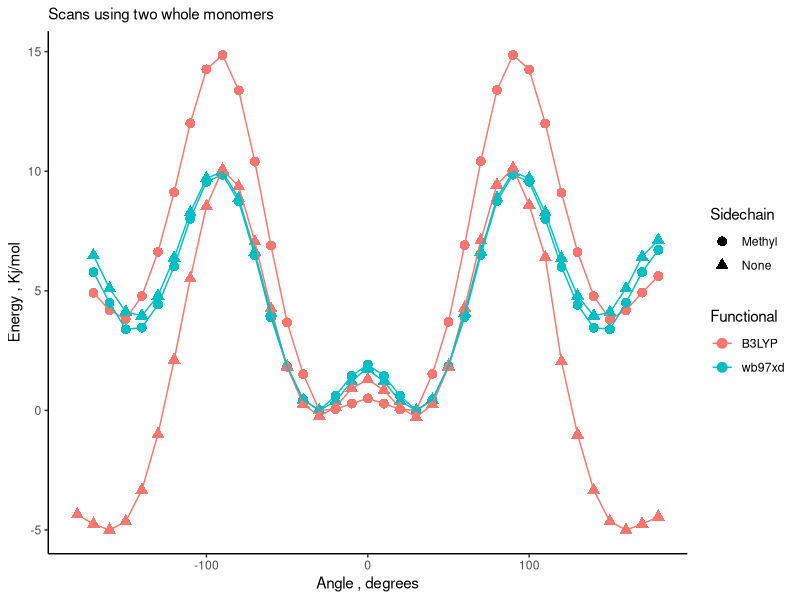
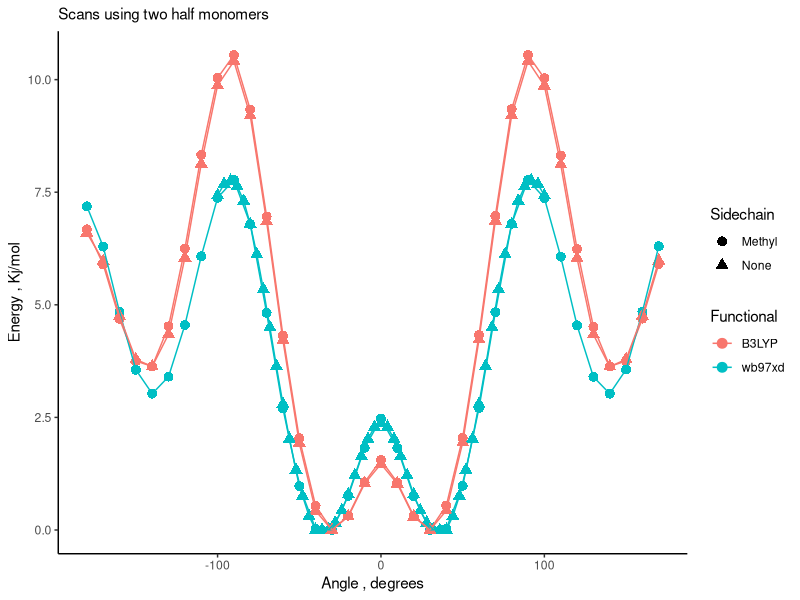

Write the R code that produced these figures, in order.
library("tidyverse")

b3lyp_no_methyl <- read.table("b3lyp_no_methyl_two_mon.txt") %>%
	rename(Angle=V1, Energy=V2) %>%
	mutate(Angle = round(Angle)) %>%
	mutate(Functional="B3LYP") %>%
	mutate(Sidechain="None") %>%
	mutate(Energy= Energy*27211.4/10.36) %>%
	mutate(Energy = Energy - min(Energy) - 5) %>%
	mutate(Angle = ifelse((Angle>180 & Angle<=360),Angle-360,Angle)) %>%
	arrange(Angle)

xb97xdp_no_methyl <- read.table("wb97xd_no_methyl_two_mon.txt") %>%
	rename(Angle=V1, Energy=V2) %>%
	mutate(Angle = round(Angle)) %>%
	mutate(Functional="wb97xd") %>%
	mutate(Sidechain="None") %>%
	mutate(Energy= Energy*27211.4/10.36) %>%
	mutate(Energy = Energy - min(Energy)) %>%
	mutate(Angle = ifelse((Angle>180 & Angle<=360),Angle-360,Angle)) %>%
	arrange(Angle)

b3lyp_with_methyl <- read.table("b3lyp_with_methyl_two_mon.txt") %>%
	rename(Angle=V1, Energy=V2) %>%
	mutate(Angle = round(Angle)) %>%
	mutate(Functional="B3LYP") %>%
	mutate(Sidechain="Methyl") %>%
	mutate(Energy= Energy*27211.4/10.36) %>%
	mutate(Energy = Energy - min(Energy)) %>%
	mutate(Angle = ifelse((Angle>180 & Angle<=360),Angle-360,Angle)) %>%
	arrange(Angle)

wb97xd_with_methyl <- read.table("wb97xd_with_methyl_two_mon.txt") %>%
	rename(Angle=V1, Energy=V2) %>%
	mutate(Angle = round(Angle)) %>%
	mutate(Functional="wb97xd") %>%
	mutate(Sidechain="Methyl") %>%
	mutate(Energy= Energy*27211.4/10.36) %>%
	mutate(Energy = Energy - min(Energy)) %>%
	mutate(Angle = ifelse((Angle>180 & Angle<=360),Angle-360,Angle)) %>%
	arrange(Angle)

data <- bind_rows(b3lyp_with_methyl, wb97xd_with_methyl, xb97xdp_no_methyl, b3lyp_no_methyl) %>%
	filter(Energy < 30) %>%
	ggplot(aes(x=Angle,y=Energy, color=Functional, shape=Sidechain, group=interaction(Functional,Sidechain))) +
		geom_point(size=3) +
		geom_line() +
		labs(x="Angle , degrees", y="Energy , Kj/mol",
			subtitle="Scans using two whole monomers") + 
		theme_classic() 
	ggsave("outer_dihedral_scans_two_mon.pdf")


b3lyp_no_methyl <- read.table("b3lyp_no_methyl_two_half_mon.txt") %>%
	rename(Angle=V1, Energy=V2) %>%
	mutate(Angle = round(Angle)) %>%
	mutate(Angle = Angle-180) %>%
	mutate(Functional="B3LYP") %>%
	mutate(Sidechain="None") %>%
	mutate(Energy= Energy*27211.4/10.36) %>%
	mutate(Energy = Energy - min(Energy)) %>%
	mutate(Angle = ifelse((Angle< -180),Angle+360,Angle)) %>%
	arrange(Angle)

wb97xdp_no_methyl <- read.table("wb97xd_no_methyl_two_half_mon_hd.txt") %>%
	rename(Angle=V1, Energy=V2) %>%
	mutate(Angle = round(Angle)) %>%
	mutate(Functional="wb97xd") %>%
	mutate(Sidechain="None") %>%
	mutate(Energy= Energy*27211.4/10.36) %>%
	mutate(Energy = Energy - min(Energy)) %>%
	arrange(Angle)

b3lyp_with_methyl <- read.table("b3lyp_with_methyl_two_half_mon.txt") %>%
	rename(Angle=V1, Energy=V2) %>%
	mutate(Angle = round(Angle)) %>%
	mutate(Angle = Angle-180) %>%
	mutate(Functional="B3LYP") %>%
	mutate(Sidechain="Methyl") %>%
	mutate(Energy= Energy*27211.4/10.36) %>%
	mutate(Energy = Energy - min(Energy)) %>%
	mutate(Angle = ifelse((Angle< -180),Angle+360,Angle)) %>%
	arrange(Angle)

wb97xd_with_methyl <- read.table("wb97xd_with_methyl_two_half_mon.txt") %>%
	rename(Angle=V1, Energy=V2) %>%
	mutate(Angle = round(Angle)) %>%
	mutate(Angle = Angle-180) %>%
	mutate(Functional="wb97xd") %>%
	mutate(Sidechain="Methyl") %>%
	mutate(Energy= Energy*27211.4/10.36) %>%
	mutate(Energy = Energy - min(Energy)) %>%
	mutate(Angle = ifelse((Angle< -180),Angle+360,Angle)) %>%
	arrange(Angle)

data <- bind_rows(b3lyp_with_methyl, wb97xd_with_methyl, wb97xdp_no_methyl, b3lyp_no_methyl) %>%
	filter(Energy < 30) %>%
	ggplot(aes(x=Angle,y=Energy, color=Functional, shape=Sidechain, group=interaction(Functional,Sidechain))) +
		geom_point(size=3) +
		geom_line() +
		labs(x="Angle , degrees", y="Energy , Kj/mol",
			subtitle="Scans using two half monomers") + 
		theme_classic() 
	ggsave("outer_dihedral_scans_two_half_mon.pdf")
